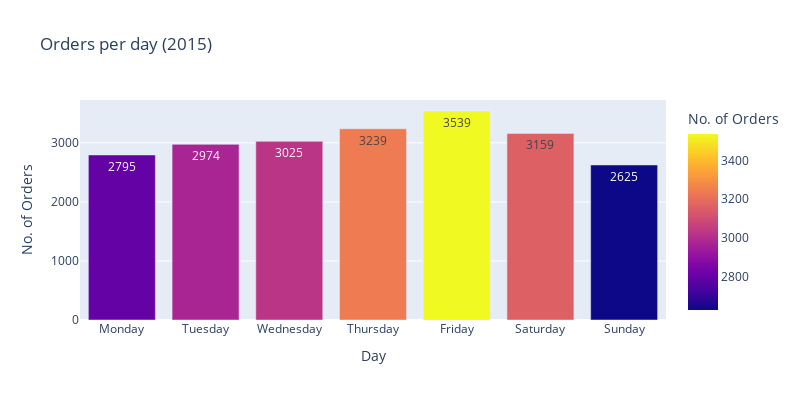

The cell this chart's notebook holds for it:
### Code cell
orders_per_day = total_orders.groupby(total_orders.index.day_name()).agg('count') + 1                     
bar_orders_per_day = px.bar(orders_per_day, y="Orders Count", x=orders_per_day.index,
            labels={
                "Orders Count": "No. of Orders",
                "Datetime": "Day"
            },
            title="Orders per day (2015)", width=800, height=400, 
            text=orders_per_day["Orders Count"], 
            color=orders_per_day["Orders Count"])

bar_orders_per_day.update_traces(textposition='inside')
bar_orders_per_day.update_xaxes(categoryorder='array', 
    categoryarray= ['Monday','Tuesday','Wednesday','Thursday', 'Friday', 'Saturday', 'Sunday'])

### Figure 1 — Plotly figure (JSON) as saved in the notebook; plotly's stock layout.template omitted (floating-point values rounded to 4 significant figures)
{"data": [{"alignmentgroup": "True", "hovertemplate": "Day=%{x}<br>No. of Orders=%{marker.color}<extra></extra>", "legendgroup": "", "marker": {"color": [3539, 2795, 3159, 2625, 3239, 2974, 3025], "coloraxis": "coloraxis", "pattern": {"shape": ""}}, "name": "", "offsetgroup": "", "orientation": "v", "showlegend": false, "text": [3539, 2795, 3159, 2625, 3239, 2974, 3025], "textposition": "inside", "type": "bar", "x": ["Friday", "Monday", "Saturday", "Sunday", "Thursday", "Tuesday", "Wednesday"], "xaxis": "x", "y": [3539, 2795, 3159, 2625, 3239, 2974, 3025], "yaxis": "y"}], "layout": {"barmode": "relative", "coloraxis": {"colorbar": {"title": {"text": "No. of Orders"}}, "colorscale": [[0, "#0d0887"], [0.1111, "#46039f"], [0.2222, "#7201a8"], [0.3333, "#9c179e"], [0.4444, "#bd3786"], [0.5556, "#d8576b"], [0.6667, "#ed7953"], [0.7778, "#fb9f3a"], [0.8889, "#fdca26"], [1, "#f0f921"]]}, "height": 400, "legend": {"tracegroupgap": 0}, "title": {"text": "Orders per day (2015)"}, "width": 800, "xaxis": {"anchor": "y", "categoryarray": ["Monday", "Tuesday", "Wednesday", "Thursday", "Friday", "Saturday", "Sunday"], "categoryorder": "array", "domain": [0, 1], "title": {"text": "Day"}}, "yaxis": {"anchor": "x", "domain": [0, 1], "title": {"text": "No. of Orders"}}}}
